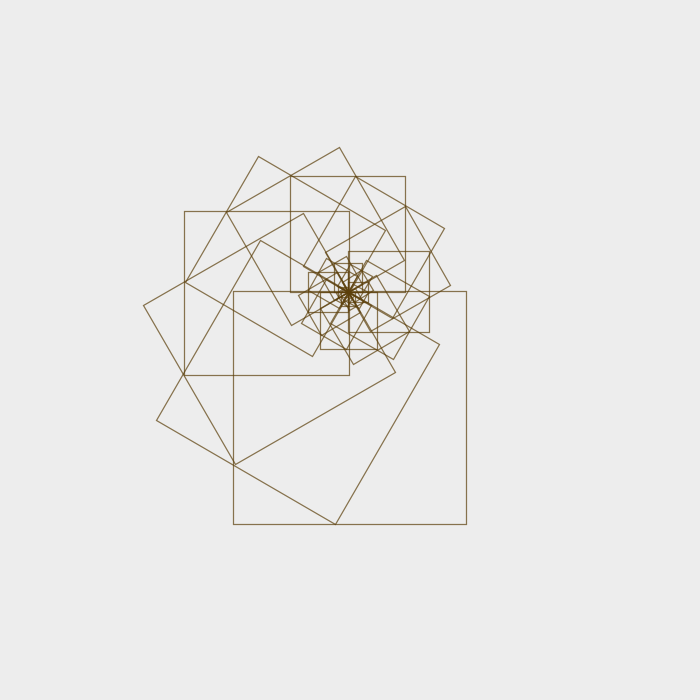
Frame 1 (no input)
Frame 60 (the mouse pressed at the canvas centre just before this capture): identical to frame 1, image omitted
Frame 120 (the mouse held since frame 60 and released just before this capture): identical to frame 1, image omitted

The Processing sketch that drew this single still picture (run headless with seeded random() and noise(); from frame 60 on, the mouse is pressed at the canvas centre):

// Processing sketch: processing_143114
// ── processing_143114.pde


/*----------------------------------
 
 Copyright by Diana Lange 2014
 Don't use without any permission
 
 This sketch is based on:
 #338 Square attractor 
 http://geometrydaily.tumblr.com/post/37113362376/338-square-attractor-a-new-minimal-geometric
 
 mail: kontakt@diana-lange.de
 web: diana-lange.de
 facebook: https://www.facebook.com/DianaLangeDesign
 flickr: http://www.flickr.com/photos/dianalange/collections/
 tumblr: http://dianalange.tumblr.com/
 twitter: http://twitter.com/DianaOnTheRoad
 --------------------------------------*/

int W;
float angle;
float wm;
float xw;


void setup ()
{
  size (700, 700);
  smooth();
  wm = 0.89;
  xw = 4.5;
  angle = PI / 6;
  W = width/3;
  //println (W);
}


void draw ()
{
  background (237);


  translate (width/2, height/2+W/4);

  noFill();

  float TW = W;

  stroke (#5A3E0A, 180);
  strokeWeight (1.25);

  while (TW > 10)
  {
    rect (-TW/2, -TW/2, TW, TW);

    translate (-TW/xw, -TW/(xw*2));
    rotate (angle); 
    TW *= wm;
  }
}


void mouseDragged ()
{
  if (mouseButton == LEFT)
  {
    angle = map (mouseX, 0, width, - PI / 4, PI /4);
    wm = map (mouseY, 0, width, 0.2, 0.99);
  }
  else xw = map (mouseX, 0, width, 0.1, 20);
  xw = constrain (xw, 0.1, 20);
  wm = constrain (wm, 0.2, 0.99);
}


void keyPressed ()
{

  if (key == ' ') setup();
}
